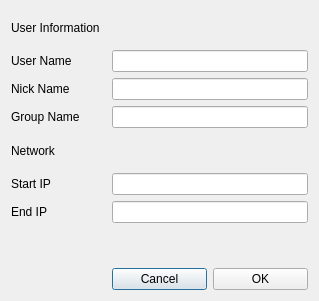
<?xml version="1.0" encoding="UTF-8"?>
<ui version="4.0">
 <class>DialogSetting</class>
 <widget class="QDialog" name="DialogSetting">
  <property name="geometry">
   <rect>
    <x>0</x>
    <y>0</y>
    <width>319</width>
    <height>301</height>
   </rect>
  </property>
  <property name="windowTitle">
   <string>Configration</string>
  </property>
  <layout class="QGridLayout" name="gridLayout">
   <item row="0" column="0" colspan="2">
    <widget class="QLabel" name="labelUser">
     <property name="text">
      <string>User Information</string>
     </property>
    </widget>
   </item>
   <item row="1" column="0">
    <widget class="QLabel" name="labelUserName">
     <property name="text">
      <string>User Name</string>
     </property>
    </widget>
   </item>
   <item row="1" column="1" colspan="2">
    <widget class="QLineEdit" name="lineEditUserName">
     <property name="maxLength">
      <number>32</number>
     </property>
    </widget>
   </item>
   <item row="2" column="0">
    <widget class="QLabel" name="labelNickName">
     <property name="text">
      <string>Nick Name</string>
     </property>
    </widget>
   </item>
   <item row="2" column="1" colspan="2">
    <widget class="QLineEdit" name="lineEditNickName">
     <property name="maxLength">
      <number>32</number>
     </property>
    </widget>
   </item>
   <item row="3" column="0">
    <widget class="QLabel" name="labelGroupName">
     <property name="text">
      <string>Group Name</string>
     </property>
    </widget>
   </item>
   <item row="3" column="1" colspan="2">
    <widget class="QLineEdit" name="lineEditGroupName">
     <property name="maxLength">
      <number>32</number>
     </property>
    </widget>
   </item>
   <item row="4" column="0">
    <widget class="QLabel" name="labelNetwork">
     <property name="text">
      <string>Network</string>
     </property>
    </widget>
   </item>
   <item row="5" column="0">
    <widget class="QLabel" name="labelStartIp">
     <property name="text">
      <string>Start IP</string>
     </property>
    </widget>
   </item>
   <item row="5" column="1" colspan="2">
    <widget class="QLineEdit" name="lineEditStartIp">
     <property name="inputMethodHints">
      <set>Qt::InputMethodHint::ImhLatinOnly</set>
     </property>
     <property name="maxLength">
      <number>15</number>
     </property>
    </widget>
   </item>
   <item row="6" column="0">
    <widget class="QLabel" name="labelEndIp">
     <property name="text">
      <string>End IP</string>
     </property>
    </widget>
   </item>
   <item row="6" column="1" colspan="2">
    <widget class="QLineEdit" name="lineEditEndIp">
     <property name="inputMethodHints">
      <set>Qt::InputMethodHint::ImhLatinOnly</set>
     </property>
     <property name="maxLength">
      <number>15</number>
     </property>
    </widget>
   </item>
   <item row="7" column="0" colspan="3">
    <widget class="QLabel" name="labelWarning">
     <property name="font">
      <font>
       <pointsize>8</pointsize>
       <italic>true</italic>
      </font>
     </property>
     <property name="text">
      <string/>
     </property>
     <property name="alignment">
      <set>Qt::AlignmentFlag::AlignCenter</set>
     </property>
    </widget>
   </item>
   <item row="8" column="1">
    <widget class="QPushButton" name="pushButtonCancel">
     <property name="text">
      <string>Cancel</string>
     </property>
    </widget>
   </item>
   <item row="8" column="2">
    <widget class="QPushButton" name="pushButtonAccept">
     <property name="text">
      <string>OK</string>
     </property>
    </widget>
   </item>
  </layout>
 </widget>
 <resources/>
 <connections/>
</ui>
